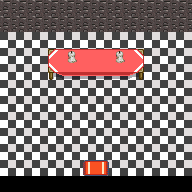

This is a level from a 2D game, rendered from its Tiled map with the project's own tilesets. A one-line summary and the map file follow, with tile-layer data summarised:
An orthogonal 12x12 tile map with 16x16 px tiles, 4 tile layers (Walkable, Other, Collisions, Other), 5 tilesets and 3 objects (2x teleport on push, bot).

<map version="1.0" orientation="orthogonal" width="12" height="12" tilewidth="16" tileheight="16" backgroundcolor="#000000">
 <properties>
  <property name="type" value="indoor" />
  <property name="zone" value="corruption" />
 </properties>
 <tileset firstgid="1" source="../../tileset/inside-terra.tsx" />
 <tileset firstgid="1025" source="../../tileset/invisible.tsx" />
 <tileset firstgid="1041" source="../../tileset/inside-mobilier.tsx" />
 <tileset firstgid="2065" source="../../tileset/inside-decoration.tsx" />
 <tileset firstgid="3089" source="../../tileset/corruption.tsx" />
 <layer name="Walkable" width="12" height="12">
  <data>[144 cells, 132 non-empty, 1 distinct tile ids]</data>
 </layer>
 <layer name="Other" width="12" height="12">
  <data>[144 cells, 2 non-empty, 2 distinct tile ids]</data>
 </layer>
 <layer name="Collisions" width="12" height="12">
  <data>[144 cells, 36 non-empty, 8 distinct tile ids]</data>
 </layer>
 <layer name="Other" width="12" height="12">
  <data>[144 cells, 2 non-empty, 1 distinct tile ids]</data>
 </layer>
 <objectgroup name="Moving" width="12" height="12">
  <object name="teleport on push" type="teleport on push" gid="1027" x="80" y="192">
   <properties>
    <property name="map" value="../../world/corrupted/-1.0.tmx" />
    <property name="x" value="26" />
    <property name="y" value="10" />
   </properties>
  </object>
  <object name="teleport on push" type="teleport on push" gid="1027" x="96" y="192">
   <properties>
    <property name="map" value="../../world/corrupted/-1.0.tmx" />
    <property name="x" value="26" />
    <property name="y" value="10" />
   </properties>
  </object>
 </objectgroup>
 <objectgroup name="Object" width="12" height="12">
  <object type="bot" gid="1027" x="80" y="48">
   <properties>
    <property name="file" value="../../bots.xml" />
    <property name="id" value="4" />
    <property name="lookAt" value="bottom" />
    <property name="skin" value="reaper" />
   </properties>
  </object>
 </objectgroup>
</map>
